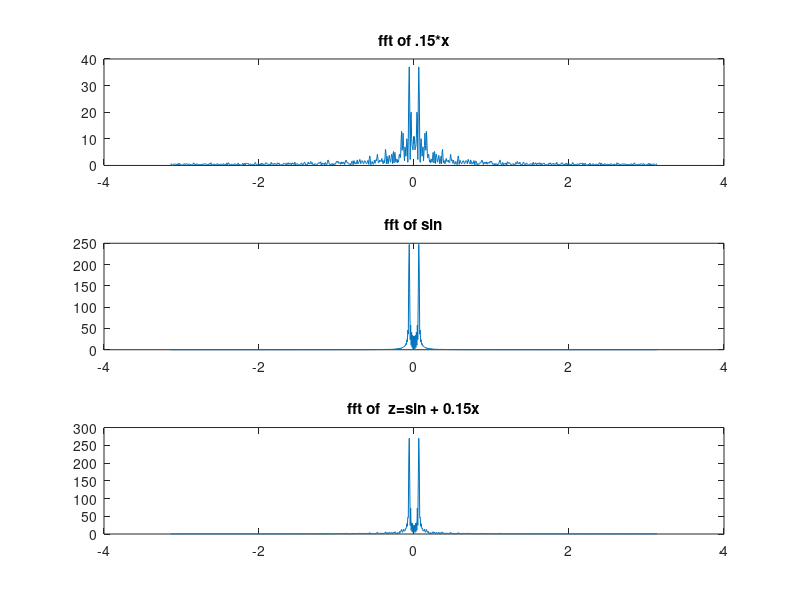
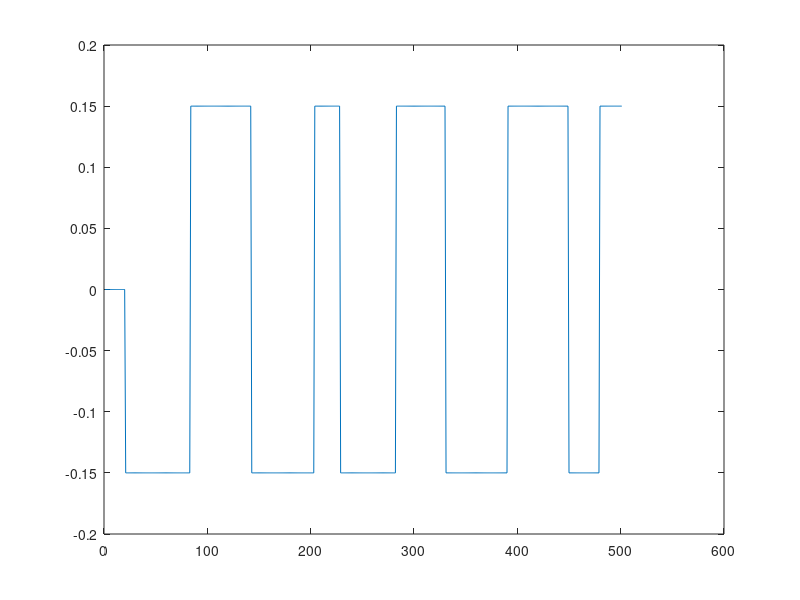
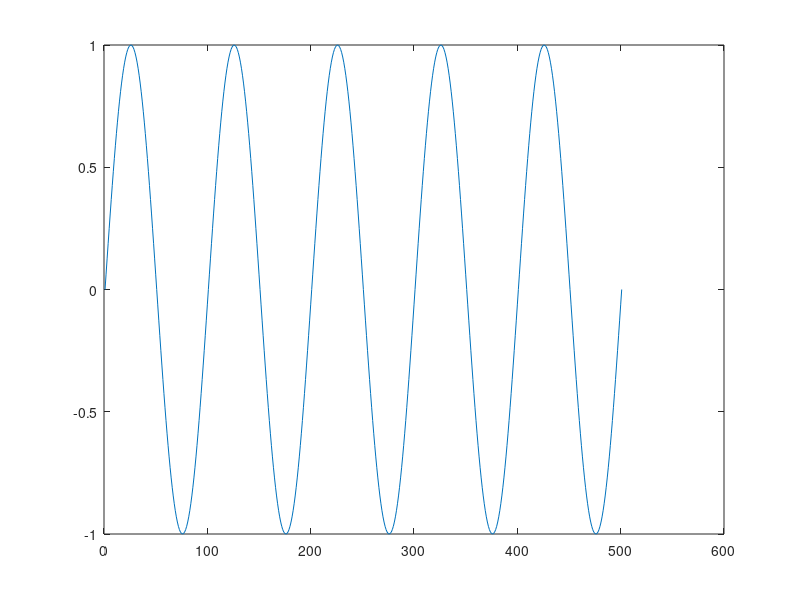
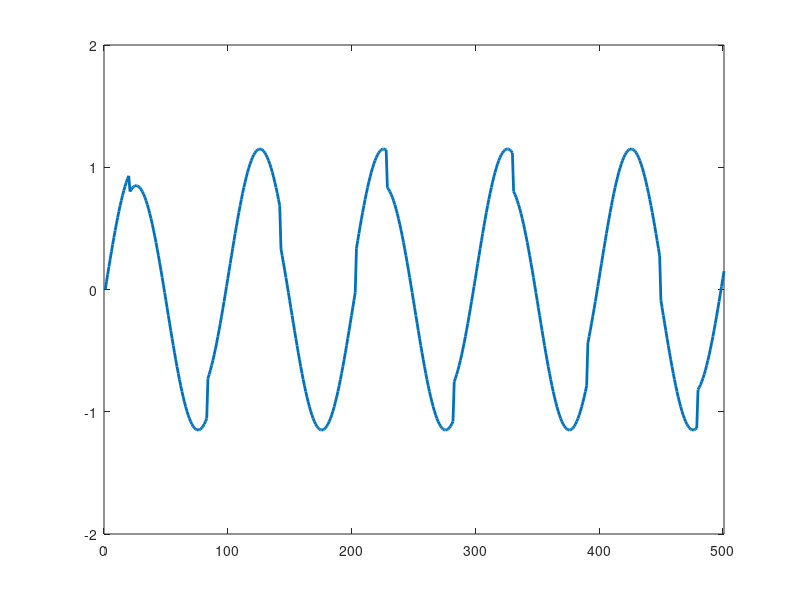

Write MATLAB code to recreate these figures, in order. (Note: this script raises an error after producing the figures.)
clc;
clear;
close all;

%%%%%%%%%%%%%%%%%%%%% Problem 2  %%%%%%%%%%%%%%%%

x=zeros(1,20);
index_jump= length(x);
for n=1:10
    r=round(50*rand(1))+20;        %% between 20-70
    k=mod(n,2);
    if k==0                        %% k even
        x=[x,ones(1,r)];
    else                           %% k odd
        x=[x,-ones(1,r)];
    end
    index_jump=[index_jump length(x)];
end

L=length(x);                       %% x is a sequence from 0 and 1
t=0:L-1;
y=sin(2*pi/100*t);                 %% create a sinuosly wave with length of L
z=0.15*x + y;                      %% sum .15 or -.15 with sinosal wave (number of discontuonous's point is 10)

Nfft=1024;
step=2*pi/Nfft;
t=-pi:step:pi-step;

%%%% fft of signals 
figure;
subplot(311)
Ffft_rect=abs(fftshift(fft(.15*x,Nfft))); 
plot(t,Ffft_rect); title('fft of .15*x');
subplot(312)
Ffft_sin=abs(fftshift(fft(y,Nfft)));
plot(t,Ffft_sin); title('fft of sin');
subplot(313)
Ffft_sin=abs(fftshift(fft(z,Nfft)));
plot(t,Ffft_sin); title('fft of  z=sin + 0.15x');


%%%%%%%%%%%%%%%
figure;
plot(.15*x);
figure;
plot(y);
figure;
plot(z,'LineWidth',2);
axis([0 length(z) -2 2]);

%%%%%%%%%%%%%  B  %%%%%%%%%%%%%%%
%%%%%%%% a)

%%%%%%%%%%%%%%     Decomposition    %%%%%%%%%%%%%%
for i=0:3
    
    str = sprintf('db%d',2^i);
    
    [c,l]=wavedec(z,4, str );
    
    d{4*i+1}=c(l(1)+l(2)+l(3)+l(4)+1:l(1)+l(2)+l(3)+l(4)+l(5));
    d{4*i+2}=c(l(1)+l(2)+l(3)+1:l(1)+l(2)+l(3)+l(4));
    d{4*i+3}=c(l(1)+l(2)+1:l(1)+l(2)+l(3));
    d{4*i+4}=c(l(1)+1:l(1)+l(2));
    a_4{i+1}=c(1:l(1));
    
end
%%%%%%%%%%%%

%%% B b)
%%%%% plot d1 for 4 Decomposition
q=1;
figure;
for i=0:3
    temp=d{4*i+q};
    subplot(4,1,i+1);
    stem(temp);
    str = sprintf('d-%d - db%d',q,2^i);
    title(str)
end

%%% calculate jump index
temp=d{13};  %%% d1 db8
r= find(temp > .01);
r=r(r>5);
r=[r(1) r];
k=1;
No=0;
temp2=[0];
for i=1:length(r)-1
    
    temp1=r(i+1)-r(i);
    if temp1 > 5
        temp2(k)= r(i);
        k=k+1;
    end
end
index=[temp2 r(end)]
index=[2*temp2 2*r(end)]
index_enhancement=index-6
index_jump
%%%%%%%%%%%%%

%%%% 2 b)

%%%% plot a coefficents for 4 Decomposition
figure;
for i=1:4
    temp=a_4{i};
    subplot(4,1,i);
    plot(temp);
    str = sprintf('a-4 - db%d',2^(i-1));
    title(str)
end



%%%%% C
%%%% plot fft


%%% u=0 => db1 ** u=1 => db2 ** u=2 => db4 ** u=3 => db8
for u=0:3
    q=4*u;
    
    %%% a=1 => d_1 **  a=2 => d_2 **  a=3 => d_3 **  a=4 => d_4 **  a=0 => a_4
    for a=0:4
        
        
        switch a
            case 1 %% d1
                d_1_New=zeros(1,length(d{q+1}));
                
                C=[a_4{u+1}  d{q+4}  d{q+3}  d{q+2} d_1_New];
                L=[length(a_4{u+1})  length(d{q+4})  length(d{q+3})  length(d{q+2}) length(d_1_New) length(z)];
                db_type = sprintf('db%d',2^u);
                z_New=waverec(C,L, db_type);
                
                title_data=sprintf('%s & removed => d-%d',db_type,a);
            case 2 %% d2
                d_2_New=zeros(1,length(d{q+2}));
                
                C=[a_4{u+1}  d{q+4}  d{q+3}  d_2_New d{q+1}] ;
                L=[length(a_4{u+1})  length(d{q+4})  length(d{q+3}) length(d_2_New) length(d{q+1})  length(z)];
                db_type = sprintf('db%d',2^u);
                z_New=waverec(C,L, db_type);
                
                title_data=sprintf('%s & removed => d-%d',db_type,a);
            case 3 %%d3
                d_3_New=zeros(1,length(d{q+3}));
                
                C=[a_4{u+1}  d{q+4}  d_3_New d{q+2}  d{q+1} ];
                L=[length(a_4{u+1})  length(d{q+4}) length(d_3_New) length(d{q+2})  length(d{q+1})  length(z)];
                db_type = sprintf('db%d',2^u);
                z_New=waverec(C,L, db_type);
                
                title_data=sprintf('%s & removed => d-%d',db_type,a);
            case 4 %% d4
                d_4_New=zeros(1,length(d{q+4}));
                
                C=[a_4{u+1}  d_4_New d{q+3}  d{q+2}  d{q+1}];
                L=[length(a_4{u+1})  length(d_4_New) length(d{q+3})  length(d{q+2})  length(d{q+1})  length(z)];
                db_type = sprintf('db%d',2^u);
                z_New=waverec(C,L, db_type);
                
                title_data=sprintf('%s & removed => d-%d',db_type,a);
            case 0 %% c4
                a_4_New=zeros(1,length(a_4{u+1}));
                
                C=[a_4_New d{q+4} d{q+3}  d{q+2}  d{q+1}];
                L=[length(a_4_New)  length(d{q+4}) length(d{q+3})  length(d{q+2})  length(d{q+1})  length(z)];
                db_type = sprintf('db%d',2^u);
                z_New=waverec(C,L, db_type);
                
                title_data=sprintf('%s & removed => a_4',db_type);
        end
        
        figure('units','normalized','outerposition',[0 0 1 1])
        subplot(411)
        plot(z);  title('z (sinuously + rectangular pulse)')
        subplot(412)
        plot(z_New);  str=sprintf('reconstructed signal from z (%s)',title_data);  title(str);
        subplot(413);
        plot(y);      title('sinuously')
        subplot(414);
        plot(.15*x);      title('random rectangular pulse')
        
    end
end




%%%%%% extra code
p=2;
while p==1
    %%% fft plot
    % Nfft=1024;
    % step=2*pi/Nfft;
    % t=-pi:step:pi-step;
    %
    % figure;
    % subplot(211);
    % plot(t, abs(fftshift(fft( y ,Nfft))) );
    % title('sinuosly Signal')
    %
    %
    %
    % subplot(212);
    % plot(t, abs(fftshift(fft( z ,Nfft))) );
    % title('Sinuosly + Rectangular Pulse ')
    
    
    % for i=1:20
    %     temp=[];
    %     r = mod(i,5);
    %     s = floor(i/5);
    %     f=i-s;
    %
    %
    %     if r == 1
    %         figure;
    %     end
    %
    %     if r == 0
    %         subplot(5,1,5);
    %         Ffft_a4{s}=abs(fftshift(fft(a_4{s},Nfft)));
    %         temp=Ffft_a4{s};
    %         str = sprintf('c-4 - db%d',2^(s-1));
    %     else
    %         subplot(5,1,r);
    %         Ffft_d{f}=abs(fftshift(fft(d{f},Nfft)));
    %         temp=Ffft_d{f};
    %         str = sprintf('d-%d - db%d',r,2^s);
    %     end
    %
    %     plot(t,temp);
    %     title(str)
    %     p=2;
    % end
    
    %%%% recounstration and eliminate rectunguale pulse
    


%%%%% decompose with other wavelet

% db_type='db16';
% [c,l]=wavedec(z,4, db_type );
% 
% d_other{1}=c(l(1)+l(2)+l(3)+l(4)+1:l(1)+l(2)+l(3)+l(4)+l(5));
% d_other{2}=c(l(1)+l(2)+l(3)+1:l(1)+l(2)+l(3)+l(4));
% d_other{3}=c(l(1)+l(2)+1:l(1)+l(2)+l(3));
% d_other{4}=c(l(1)+1:l(1)+l(2));
% a_4_other{1}=c(1:l(1));
% 
% for a=0:4
%     
%         switch a
%             case 1 %% d1
%                 d_1_New=zeros(1,length(d_other{1}));
%                 
%                 C=[a_4_other{1}  d_other{4}  d_other{3}  d_other{2} d_1_New];
%                 L=[length(a_4_other{1})  length(d_other{4})  length(d_other{3})  length(d_other{2}) length(d_1_New) length(z)];
%                 
%                 z_New=waverec(C,L, db_type);
%                 
%                 title_data=sprintf('%s & removed => d-%d',db_type,a);
%             case 2 %% d2
%                 d_2_New=zeros(1,length(d{2}));
%                 
%                 C=[a_4_other{1}  d_other{4}  d_other{3}  d_2_New d_other{1}] ;
%                 L=[length(a_4_other{1})  length(d_other{4})  length(d_other{3}) length(d_2_New) length(d_other{1})  length(z)];
%                 
%                 z_New=waverec(C,L, db_type);
%                 
%                 title_data=sprintf('%s & removed => d-%d',db_type,a);
%             case 3 %%d3
%                 d_3_New=zeros(1,length(d{3}));
%                 
%                 C=[a_4_other{1}  d_other{4}  d_3_New d_other{2}  d_other{1} ];
%                 L=[length(a_4_other{1})  length(d_other{4}) length(d_3_New) length(d_other{2})  length(d_other{1})  length(z)];
%              
%                 z_New=waverec(C,L, db_type);
%                 
%                 title_data=sprintf('%s & removed => d-%d',db_type,a);
%             case 4 %% d4
%                 d_4_New=zeros(1,length(d{4}));
%                 
%                 C=[a_4_other{1}  d_4_New d_other{3}  d_other{2}  d_other{1}];
%                 L=[length(a_4_other{1})  length(d_4_New) length(d_other{3})  length(d_other{2})  length(d_other{1})  length(z)];
%                 
%                 z_New=waverec(C,L, db_type);
%                 
%                 title_data=sprintf('%s & removed => d-%d',db_type,a);
%             case 0 %% c4
%                 a_4_New=zeros(1,length(a_4_other{1}));
%                 
%                 C=[a_4_New d_other{4} d_other{3}  d_other{2}  d_other{1}];
%                 L=[length(a_4_New)  length(d_other{4}) length(d_other{3})  length(d_other{2})  length(d_other{1})  length(z)];
%                 
%                 z_New=waverec(C,L, db_type);
%                 
%                 title_data=sprintf('%s & removed => a_4',db_type);
%         end
%         
%         figure('units','normalized','outerposition',[0 0 1 1])
%         subplot(411)
%         plot(z);  title('z (sinuously + rectangular pulse)')
%         subplot(412)
%         plot(z_New);  str=sprintf('reconstructed signal from z (%s)',title_data);  title(str);
%         subplot(413);
%         plot(y);      title('sinuously')
%         subplot(414);
%         plot(.15*x);      title('random rectangular pulse')
%         
% end

end




